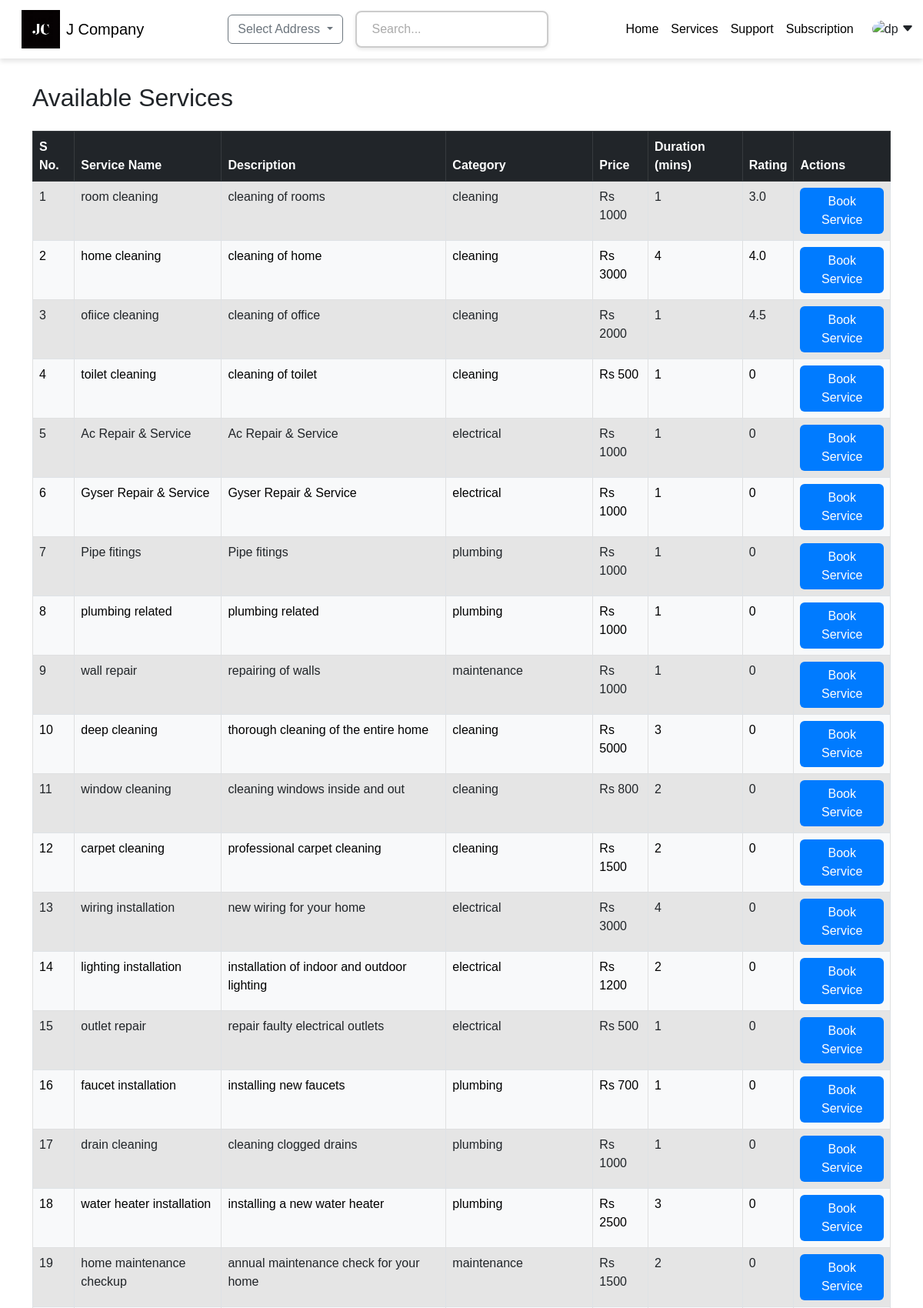
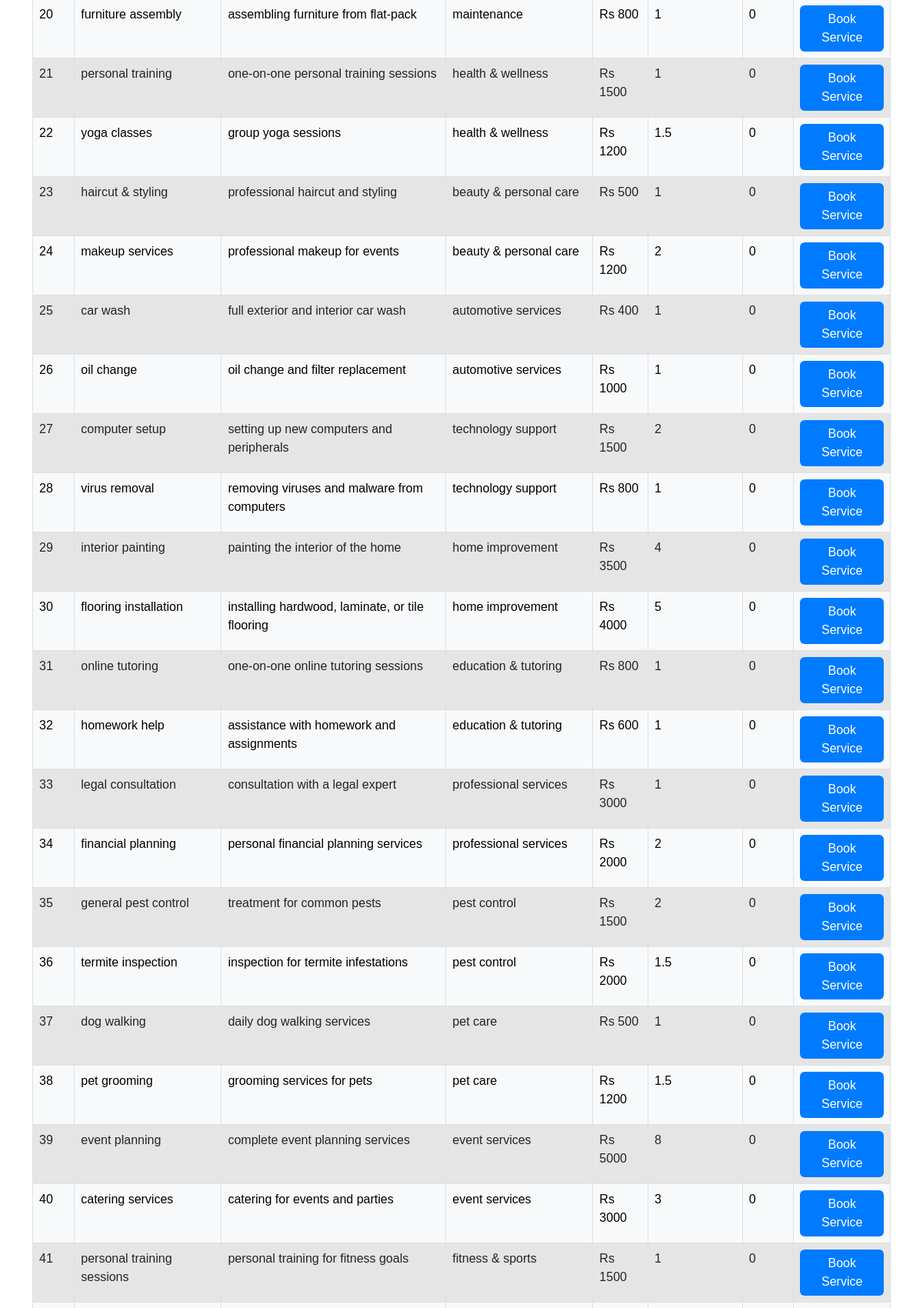
/viewservice (signed in, upper part), run on the app's committed database (2 pictures, top to bottom).
### app.py (models this page shows)
class Services(db.Model):
    __tablename__   = "Services"
    id              = db.Column(db.Integer, primary_key=True , autoincrement=True)
    name            = db.Column(db.String(), nullable=False)
    description     = db.Column(db.String(), nullable=False)
    category_id     = db.Column(db.Integer, db.ForeignKey("ServiceCategory.id"), nullable=False)
    price           = db.Column(db.Integer, nullable=False)
    duration        = db.Column(db.Integer, nullable=False)
    rated_services  = db.Column(db.Integer, default=0 )
    rating_sum      = db.Column(db.Integer, default=0 )
    status          = db.Column(db.Boolean, default =True ) # service_status = active/inactive
    created_at      = db.Column(db.Date,default = datetime.utcnow)
    updated_at      = db.Column(db.Date,default = datetime.utcnow )

class  ServiceCategory(db.Model):
    __tablename__   = "ServiceCategory"
    id              = db.Column(db.Integer, primary_key=True,  autoincrement=True)
    name            = db.Column(db.String(), nullable=False)  # category name
    services        = db.relationship("Services" ,  backref="category"  ,lazy=True, cascade="all,delete" )
    created_at      = db.Column(db.Date ,default = datetime.utcnow )

### app.py (the view)
@app.route("/viewservice" ,methods=["GET","POST"])
def view_service():
    services = Services.query.all()
    return render_template('view_service.html', services=services)

### templates/view_service.html (shortened to what this page needs)
{%extends "base2.html"%}
{%block content%}
<div class="container mt-5">
    <h2 class="mb-4">Available Services</h2>
        {% if services %}
        <table class="table table-bordered table-bordered table-hover">
            <thead class="table-dark">
                <tr>
                    <th>S No.</th>
                    <th>Service Name</th>
                    <th>Description</th>
                    <th>Category</th>
                    <th>Price</th>
                    <th>Duration (mins)</th>
                    <th>Rating</th>
                    <th>Actions</th>
                </tr>
            </thead>
            <tbody>
                {% set counter = 1 %}
                {% for service in services %}
                    {% if service.status %}
                    <tr class="{% if loop.index % 2 == 0 %}table-light {% else %}table-active{% endif %}">
                            <td>{{loop.index}}</td>
                            <td>{{ service.name }}</td>
                            <td>{{ service.description }}</td>
                            <td>{{ service.category.name }}</td>
                            <td>Rs {{ service.price }}</td>
                            <td>{{ service.duration }}</td>
                            <td>{%if service.rating_sum != 0 and service.rated_services!=0 %}
                                {{ service.rating_sum/service.rated_services }}
                               {%else%}
                               0
                               {%endif%}
                            </td>
                            <td>
                                <button type="button" class="btn btn-primary" data-bs-toggle="modal" data-bs-target="#bookingModal{{ service.id }}">
                                    Book Service
                                </button>
                            </td>
                        </tr>
                    {% endif %}
                {% endfor %}
            </tbody>
        </table>
    {% else %}
        <p>No active services available at the moment.</p>
    {% endif %}
</div>
{%endblock%}

### static/css/base2.css (style rules this page uses)
body { background-color: rgb(255, 255, 255); padding-top: 60px; }
body { background-color: #ffffff; font-family: Arial, sans-serif; }
.btn-primary { background-color: #007bff; border: none; }

### data on the page
Services: name "room cleaning", description "cleaning of rooms", category.name "cleaning", price "1000", duration "1", service.rating_sum/service.rated_services "3.0"
Services: name "home cleaning", description "cleaning of home", category.name "cleaning", price "3000", duration "4", service.rating_sum/service.rated_services "4.0"
Services: name "ofiice cleaning", description "cleaning of office", category.name "cleaning", price "2000", duration "1", service.rating_sum/service.rated_services "4.5"
Services: name "toilet cleaning", description "cleaning of toilet", category.name "cleaning", price "500", duration "1", rating_sum "0"
Services: name "Ac Repair & Service", description "Ac Repair & Service", category.name "electrical", price "1000", duration "1", rating_sum "0"
Services: name "Gyser Repair & Service", description "Gyser Repair & Service", category.name "electrical", price "1000", duration "1", rating_sum "0"
Services: name "Pipe fitings", description "Pipe fitings", category.name "plumbing", price "1000", duration "1", rating_sum "0"
Services: name "plumbing related", description "plumbing related", category.name "plumbing", price "1000", duration "1", rating_sum "0"
Services: name "wall repair", description "repairing of walls", category.name "maintenance", price "1000", duration "1", rating_sum "0"
Services: name "deep cleaning", description "thorough cleaning of the entire home", category.name "cleaning", price "5000", duration "3", rating_sum "0"
Services: name "window cleaning", description "cleaning windows inside and out", category.name "cleaning", price "800", duration "2", rating_sum "0"
Services: name "carpet cleaning", description "professional carpet cleaning", category.name "cleaning", price "1500", duration "2", rating_sum "0"
Services: name "wiring installation", description "new wiring for your home", category.name "electrical", price "3000", duration "4", rating_sum "0"
Services: name "lighting installation", description "installation of indoor and outdoor lighting", category.name "electrical", price "1200", duration "2", rating_sum "0"
Services: name "outlet repair", description "repair faulty electrical outlets", category.name "electrical", price "500", duration "1", rating_sum "0"
Services: name "faucet installation", description "installing new faucets", category.name "plumbing", price "700", duration "1", rating_sum "0"
Services: name "drain cleaning", description "cleaning clogged drains", category.name "plumbing", price "1000", duration "1", rating_sum "0"
Services: name "water heater installation", description "installing a new water heater", category.name "plumbing", price "2500", duration "3", rating_sum "0"
Services: name "home maintenance checkup", description "annual maintenance check for your home", category.name "maintenance", price "1500", duration "2", rating_sum "0"
Services: name "furniture assembly", description "assembling furniture from flat-pack", category.name "maintenance", price "800", duration "1", rating_sum "0"
Services: name "personal training", description "one-on-one personal training sessions", category.name "health & wellness", price "1500", duration "1", rating_sum "0"
Services: name "yoga classes", description "group yoga sessions", category.name "health & wellness", price "1200", duration "1.5", rating_sum "0"
Services: name "haircut & styling", description "professional haircut and styling", category.name "beauty & personal care", price "500", duration "1", rating_sum "0"
Services: name "makeup services", description "professional makeup for events", category.name "beauty & personal care", price "1200", duration "2", rating_sum "0"
Services: name "car wash", description "full exterior and interior car wash", category.name "automotive services", price "400", duration "1", rating_sum "0"
Services: name "oil change", description "oil change and filter replacement", category.name "automotive services", price "1000", duration "1", rating_sum "0"
Services: name "computer setup", description "setting up new computers and peripherals", category.name "technology support", price "1500", duration "2", rating_sum "0"
Services: name "virus removal", description "removing viruses and malware from computers", category.name "technology support", price "800", duration "1", rating_sum "0"
Services: name "interior painting", description "painting the interior of the home", category.name "home improvement", price "3500", duration "4", rating_sum "0"
Services: name "flooring installation", description "installing hardwood, laminate, or tile flooring", category.name "home improvement", price "4000", duration "5", rating_sum "0"
Services: name "online tutoring", description "one-on-one online tutoring sessions", category.name "education & tutoring", price "800", duration "1", rating_sum "0"
Services: name "homework help", description "assistance with homework and assignments", category.name "education & tutoring", price "600", duration "1", rating_sum "0"
